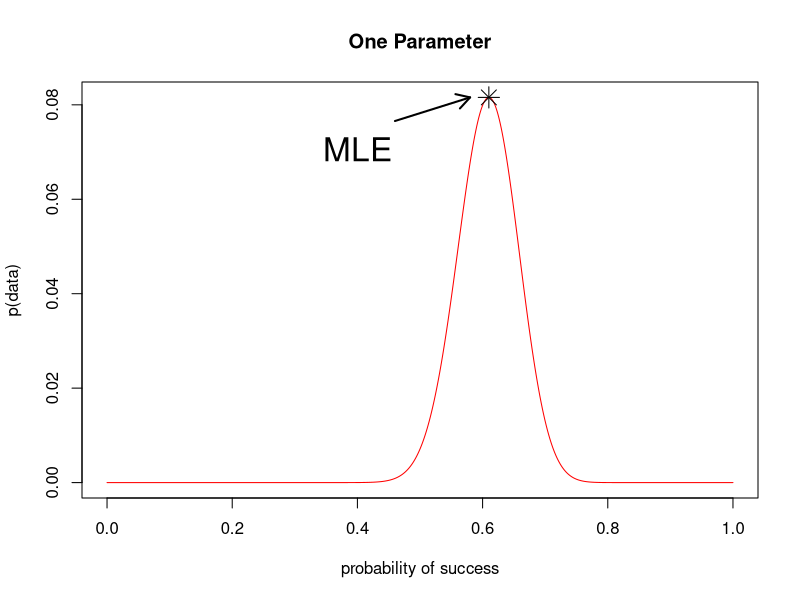
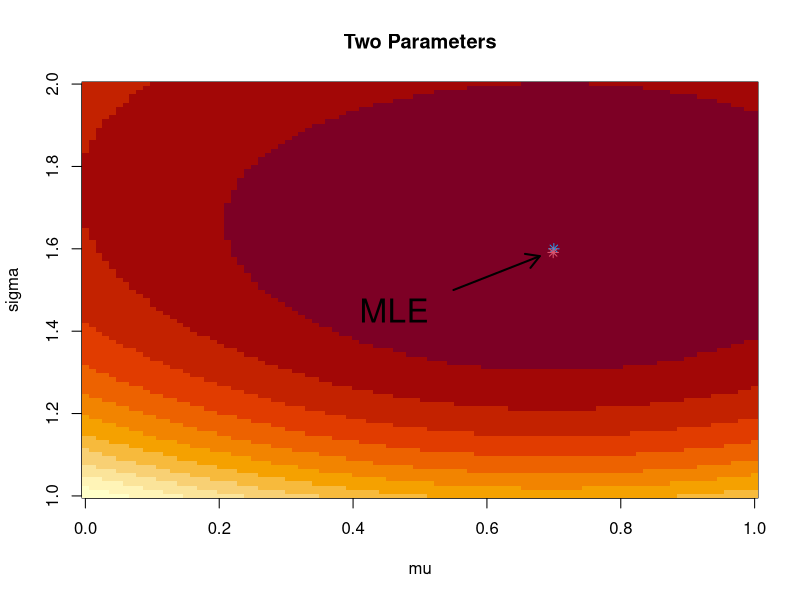

Here is the R script that generated these plots, in order: (Note: this script raises an error after producing the figures.)
## ---- chunk 1
	set.seed(123)
	options(digits=5)
## ---- chunk 2
l.binom <- function(p,n.heads){
	binom.prob <- dbinom(x=n.heads,size=100,prob=p)
	return(binom.prob)
}
p <- seq(0,1,length.out=1e3)
n.heads <- rbinom(1,100,0.6)
mle <- optimize(f = l.binom,n.heads=n.heads,lower=0,upper=1,maximum=TRUE)
plot(p,dbinom(x=n.heads,size=100,p=p),
	xlab="probability of success",ylab="p(data)",type='n',
	"main"="One Parameter")
	lines(p,dbinom(x=n.heads,size=100,p=p),col="red")
	points(mle$maximum,mle$objective,pch=8,cex=2)
	arrows(x0 = mle$maximum - 0.15,
		   x1 = mle$maximum - 0.03,
		   y0=mle$objective-0.005,
		   y1=mle$objective,length=0.15,lwd=2)
	text(x=mle$maximum - 0.21,y=mle$objective-0.011,labels="MLE",cex=2)
## ---- chunk 3
data <- rnorm(5e3,mean=0.7,sd=1.6)
grid.steps <- 100
mu.seq <- seq(0,1,length.out=grid.steps)
sd.seq <- seq(1,2,length.out=grid.steps)
lnL <- matrix(NA,nrow=grid.steps,ncol=grid.steps)
	for(i in 1:grid.steps){
		for(j in 1:grid.steps){
			lnL[i,j] <- sum(dnorm(data,
								  mean=mu.seq[i],
								  sd=sd.seq[j],log=TRUE))
		}
	}
l.norm <- function(pars,x){
	norm.prob <- -sum(dnorm(x=x,mean=pars[1],sd=pars[2],log=TRUE))
	return(norm.prob)
}
mle.pars <- optim(par=list("mu"=1,"sigma"=1),fn=l.norm,x=data)$par
image(z=lnL,x=mu.seq,y=sd.seq,xlab="mu",ylab="sigma","main"="Two Parameters")
	points(0.7,1.6,pch=8,col=4)
	points(mle.pars[1],mle.pars[2],pch=8,col=2)
arrows(x0 = 0.55,
	   x1 = mle.pars[1] - 0.02,
	   y0 = 1.5,
	   y1 = mle.pars[2] - 0.009,
	   length=0.15,lwd=2)
text(x=0.461,y=1.45,labels="MLE",cex=2)
	
## ---- chunk 4
	knitr::include_graphics("figs/markov_chain.001.jpeg")
## ---- chunk 5
	knitr::include_graphics("figs/markov_chain.002.jpeg")
## ---- chunk 6
	knitr::include_graphics("figs/markov_chain.003.jpeg")
## ---- chunk 7
	knitr::include_graphics("figs/markov_chain.004.jpeg")
## ---- chunk 8
	knitr::include_graphics("figs/frogmento.001.jpeg")
## ---- chunk 9
make.circle <- function(centerX,centerY,radius,fineness){
	# recover()
	coords <- matrix(c(centerX,centerY),nrow=fineness,ncol=2,byrow=TRUE)
	angles <- seq(0,2*pi,length.out=fineness)
	for(i in 1:fineness){
		coords[i,] <- coords[i,] + radius * c(cos(angles[i]),sin(angles[i]))
	}
	return(coords)
}

plot(0,xlim=c(-0.3,2.3),ylim=c(-0.3,2.3),type='n',xlab="",ylab="",asp=1,bty='n')
	lines(make.circle(1,1,1,100),lwd=3)
	rect(0,0,2,2,lwd=1)
## ---- chunk 10
point.in.circle <- function(z,circle.center,radius){
	pic <- ifelse(sqrt(sum((z - circle.center)^2)) < radius,
					TRUE,
					FALSE)
	return(pic)
}

n.reps <- 1e5
x.range <- c(0,2)
y.range <- c(0,2)
Z <- cbind(runif(n.reps,x.range[1],x.range[2]),
		   runif(n.reps,x.range[1],x.range[2]))
pic <- apply(Z,1,function(z){point.in.circle(z,c(1,1),1)})

for(i in seq(0,n.reps,length.out=51)){
	plot(0,xlim=c(-0.3,2.3),ylim=c(-0.3,2.3),type='n',xlab="",ylab="",asp=1,bty='n',
			main=sprintf("Area = %s",round(4*sum(pic[1:i])/i,5)))
		lines(make.circle(1,1,1,100),lwd=3)
		rect(0,0,2,2,lwd=1)
	points(Z[1:i,,drop=FALSE],col=pic[1:i]+1,pch=20,cex=0.2)
}
## ---- chunk 11
n <- 1e2
plot(0,type='n',xlab="no. replicates",ylab="estimated circle area",xlim=c(0,n),ylim=c(2.5,4.1))
	lines(4*cumsum(pic[1:n])/c(1:n),lwd=2)
	abline(h=pi,col=2,lty=2)
## ---- chunk 12
n <- 5e2
plot(0,type='n',xlab="no. replicates",ylab="estimated circle area",xlim=c(0,n),ylim=c(2.5,4.1))
	lines(4*cumsum(pic[1:n])/c(1:n),lwd=2)
	abline(h=pi,col=2,lty=2)
## ---- chunk 13
n <- 1e3
plot(0,type='n',xlab="no. replicates",ylab="estimated circle area",xlim=c(0,n),ylim=c(2.5,4.1))
	lines(4*cumsum(pic[1:n])/c(1:n),lwd=2)
	abline(h=pi,col=2,lty=2)
## ---- chunk 14
n <- 1e4
plot(0,type='n',xlab="no. replicates",ylab="estimated circle area",xlim=c(0,n),ylim=c(2.5,4.1))
	lines(4*cumsum(pic[1:n])/c(1:n),lwd=2)
	abline(h=pi,col=2,lty=2)
## ---- chunk 15
n <- n.reps
plot(0,type='n',xlab="no. replicates",ylab="estimated circle area",xlim=c(0,n),ylim=c(2.5,4.1))
	lines(4*cumsum(pic[1:n])/c(1:n),lwd=2)
	abline(h=pi,col=2,lty=2)
## ---- chunk 16
set.seed(123)
## ---- chunk 17
# simulate data
flips <- rbinom(n=1, size=10, prob=0.7)
## ---- chunk 18
# define a prior log probability function
ln.prior <- function(p){
	return(dunif(x=p, min=0, max=1, log=TRUE))
}
## ---- chunk 19
# define a log-likelihood function
ln.L <- function(flips,n,p){
	return(dbinom(x=flips, size=n, prob=p, log=TRUE))
}
## ---- chunk 20
# define a posterior probability function
ln.post <- function(flips,n,p){
	return(ln.L(flips,n,p) + ln.prior(p)) ##note that we can add because it's logs
}
## ---- chunk 21
	plot(0,xlim=c(0,1),ylim=c(-15,0),type='n',ylab="posterior probability",xlab="values of p")	
## ---- chunk 22
	plot(0,xlim=c(0,1),ylim=c(-15,0),type='n',ylab="posterior probability",xlab="values of p")
		p <- 0.2
		points(p,ln.post(flips,10,p),pch=19,cex=2)
## ---- chunk 23
	plot(0,xlim=c(0,1),ylim=c(-15,0),type='n',ylab="posterior probability",xlab="values of p")
		p.prime <- p + rnorm(1,0,0.1)
		points(p,ln.post(flips,10,p),pch=19,cex=2)
		points(p.prime,ln.post(flips,10,p.prime),pch=1,cex=2)
		R <- exp(ln.post(flips,10,p.prime) - ln.post(flips,10,p))
		u <- runif(1)
## ---- chunk 24
	mcmc.title <- sprintf("R = %s, u ~ U(0,1) = %s\n %s",round(R,4),round(u,4),ifelse(R>u,"R > u,    p <- p'","R < u,    p <- p"))
	accept <- R > u
	plot(0,xlim=c(0,1),ylim=c(-15,0),type='n',ylab="posterior probability",xlab="values of p",
		main=mcmc.title)
		points(p,ln.post(flips,10,p),pch=19,cex=2)
		points(p.prime,ln.post(flips,10,p.prime),pch=1,cex=2)
## ---- chunk 25
	plot(0,xlim=c(0,1),ylim=c(-15,0),type='n',ylab="posterior probability",xlab="values of p",
		main=mcmc.title)
		if(!accept){
			points(p,ln.post(flips,10,p),pch=19,cex=2)
		} else {
			points(p.prime,ln.post(flips,10,p.prime),pch=19,cex=2)
		}
	p <- ifelse(accept,p.prime,p)
## ---- chunk 26
	plot(0,xlim=c(0,1),ylim=c(-15,0),type='n',ylab="posterior probability",xlab="values of p")
		p.prime <- p + rnorm(1,0,0.1)
		points(p,ln.post(flips,10,p),pch=19,cex=2)
		points(p.prime,ln.post(flips,10,p.prime),pch=1,cex=2)
		R <- exp(ln.post(flips,10,p.prime) - ln.post(flips,10,p))
		u <- runif(1)
## ---- chunk 27
	mcmc.title <- sprintf("R = %s, u ~ U(0,1) = %s\n %s",round(R,4),round(u,4),ifelse(R>u,"R > u,    p <- p'","R < u,    p <- p"))
	accept <- R > u
	plot(0,xlim=c(0,1),ylim=c(-15,0),type='n',ylab="posterior probability",xlab="values of p",
		main=mcmc.title)
		points(p,ln.post(flips,10,p),pch=19,cex=2)
		points(p.prime,ln.post(flips,10,p.prime),pch=1,cex=2)
## ---- chunk 28
	plot(0,xlim=c(0,1),ylim=c(-15,0),type='n',ylab="posterior probability",xlab="values of p",
		main=mcmc.title)
		if(!accept){
			points(p,ln.post(flips,10,p),pch=19,cex=2)
		} else {
			points(p.prime,ln.post(flips,10,p.prime),pch=19,cex=2)
		}
	p <- ifelse(accept,p.prime,p)
## ---- chunk 29
binom.mcmc <- function(n.iter,flips,n,ylim,viz=TRUE){
	p.samples <- rep(NA,n.iter)
	if(viz){
		par(mar=c(1,4,1,1))
		layout(matrix(c(rep(1,5),rep(2,20)),nrow=5,ncol=5,byrow=TRUE))
	}
	p <- runif(1)
	post <- ln.post(flips,n,p)
	for(i in 1:n.iter){
		p.prime <- p + rnorm(1,0,0.05)
		post.prime <- -Inf
		if(is.finite(ln.prior(p.prime))){
			post.prime <- ln.post(flips,n,p.prime)
		}
		if(exp(post.prime-post) > runif(1)){
			p <- p.prime
		}
		p.samples[i] <- p
		if(viz){
			plot(0,xlim=c(1,n.iter),ylim=c(0,1),type='n',ylab="values of p")
				lines(1:i,p.samples[1:i])
			plot(0,xlim=c(0,1),ylim=ylim,type='n',ylab="posterior probability",xlab="values of p")
				points(p.samples[1:i],ln.post(flips,n,p.samples[1:i]),pch=20,col=adjustcolor(1,0.5))
		}
	}
	return(p.samples)
}
## ---- chunk 30
	tmp <- binom.mcmc(n.iter = 50,flips = flips,n = 10, ylim = c(-15,0))
## ---- chunk 31
	tmp <- binom.mcmc(n.iter = 500,flips = flips,n = 10, ylim = c(-15,0))
## ---- chunk 32
	p.samples <- binom.mcmc(n.iter = 5000,flips = flips,n = 10, ylim = c(-15,0),viz=FALSE)
	par(mar=c(1,4,1,1))
	layout(matrix(c(rep(1,5),rep(2,20)),nrow=5,ncol=5,byrow=TRUE))
	plot(0,xlim=c(1,length(p.samples)),ylim=c(0,1),type='n',ylab="values of p")
		lines(p.samples)
	plot(0,xlim=c(0,1),ylim=c(-15,0),type='n',ylab="posterior probability",xlab="values of p")
		points(p.samples,ln.post(flips,10,p.samples),pch=20,col=adjustcolor(1,0.01))
## ---- chunk 33
	p.samples <- binom.mcmc(n.iter = 5e5,flips = flips,n = 10, ylim = c(-15,0),viz=FALSE)
	par(mar=c(1,4,1,1))
	layout(matrix(c(rep(1,5),rep(2,20)),nrow=5,ncol=5,byrow=TRUE))
	plot(0,xlim=c(1,length(p.samples)),ylim=c(0,1),type='n',ylab="values of p")
		lines(p.samples)
	plot(0,xlim=c(0,1),ylim=c(-15,0),type='n',ylab="posterior probability",xlab="values of p")
		points(p.samples,ln.post(flips,10,p.samples),pch=20,col=adjustcolor(1,0.005))
## ---- chunk 34
	hist(p.samples,
			xlab="parameter estimates",
			ylab="frequency",
			main="posterior distribution of p",breaks=1e3)
## ---- chunk 35
	hist(p.samples,
			xlab="parameter estimates",
			ylab="frequency",
			main="posterior distribution of p",breaks=1e3)
		abline(v=quantile(p.samples,c(0.025,0.975)),col="red",lwd=3)
			text(0.15+quantile(p.samples,c(0.025,0.975))[1],100,col=2,label="95% \ncredible interval")
		abline(v=mean(p.samples),col="blue",lwd=3)
			text(-0.05+mean(p.samples),550,col="blue",label="mean")
		abline(v=p.samples[which.max(ln.post(flips,10,p.samples))],col="green",lwd=3)
			text(0.05+p.samples[which.max(ln.post(flips,10,p.samples))],550,col="green",label="MAP")
